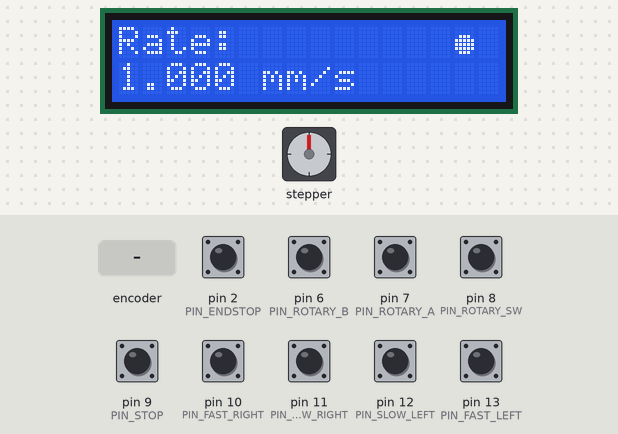
Bench run of a sketch on a simulated Arduino Uno, built with avr-gcc and run on an emulated ATmega328P. Shown: stepper motor, 16×2 character LCD. Wiring (inferred from the names in the program): stepper motor driver (200 steps per turn assumed): step pin 3; direction pin 4; enable pin 5. Inputs (shaded band) come from the test bench; at power-on: pin 2 (PIN_ENDSTOP), pin 6 (PIN_ROTARY_B), pin 7 (PIN_ROTARY_A), pin 8 (PIN_ROTARY_SW), pin 9 (PIN_STOP), pin 10 (PIN_FAST_RIGHT), pin 11 (PIN_SLOW_RIGHT), pin 12 (PIN_SLOW_LEFT), pin 13 (PIN_FAST_LEFT) HIGH. What the sketch prints to the serial monitor is not drawn.

Above: at 1.2 s.
1.3 s: pin 10 (PIN_FAST_RIGHT) pulled LOW for 0.15 s
At 2.3 s:
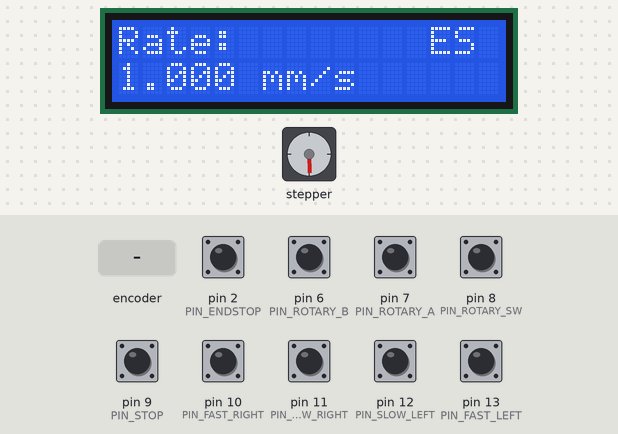
2.9 s: pin 11 (PIN_SLOW_RIGHT) pulled LOW for 0.15 s
At 2.95 s:
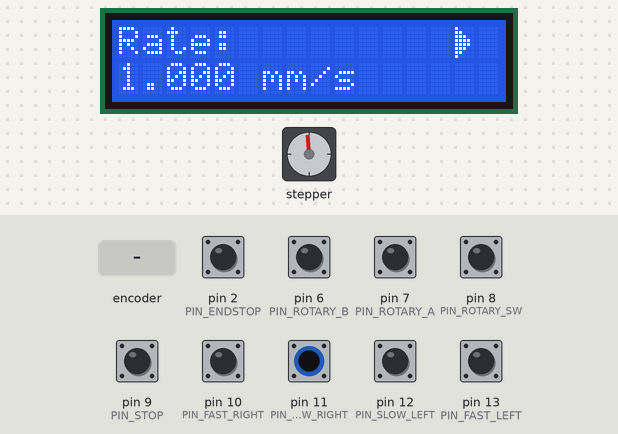
4.5 s: pin 12 (PIN_SLOW_LEFT) pulled LOW for 0.15 s
At 4.55 s:
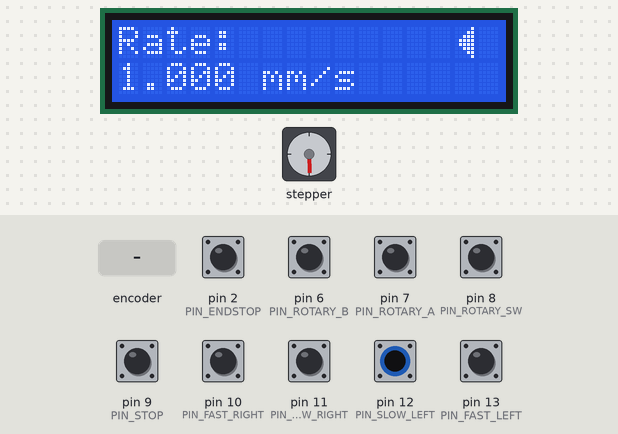
6.1 s: pin 13 (PIN_FAST_LEFT) pulled LOW for 0.15 s
At 6.15 s:
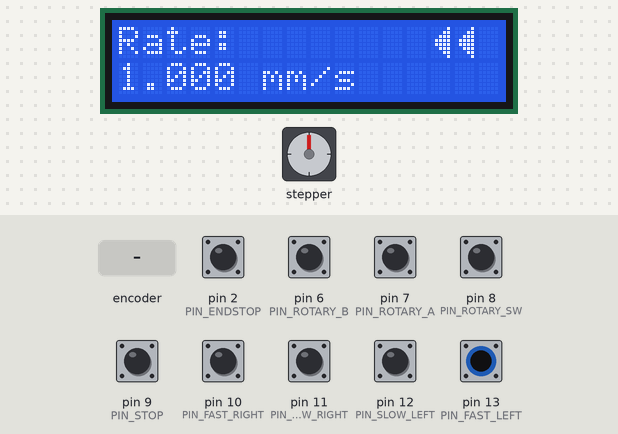
7.7 s: rotary encoder on pin 7 (PIN_ROTARY_A) / pin 6 (PIN_ROTARY_B) turned 3 steps (first pin leading)
At 8.8 s:
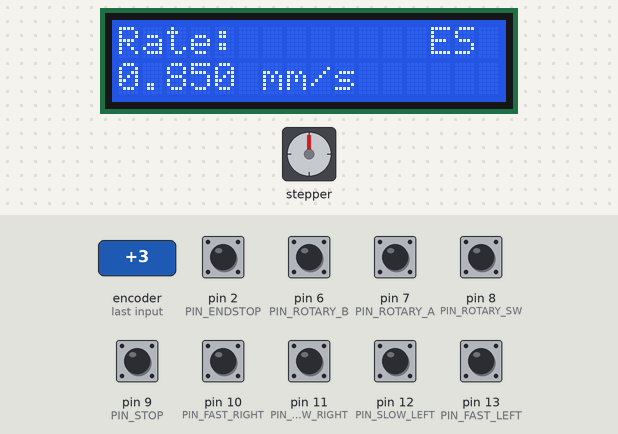
9.8 s: pin 12 (PIN_SLOW_LEFT) pulled LOW for 1 s
At 11.2 s:
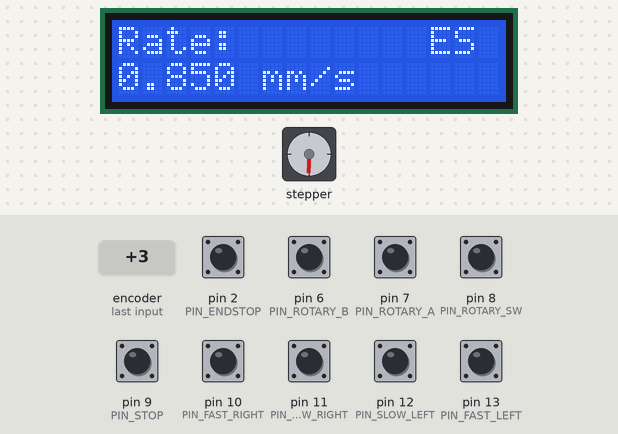
Timing chart, 0 to 12.8 s (numbered marks = the images above; inputs shaded):
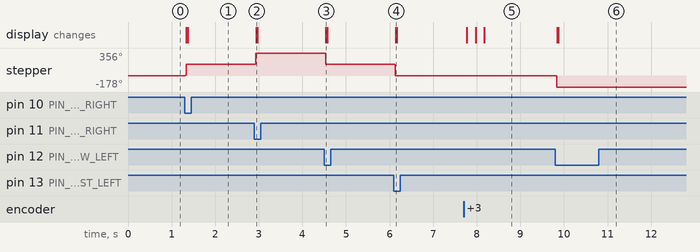

Measured:
- after the input at 1.3 s, stepper: goes 3° 0.02 s, then 178°, starting at once; the display: first changes at once (image 1 shows a later state)
- after the input at 2.9 s, stepper: goes 180° 0.02 s, then 356°, starting at once; the display: changes at once (image 2)
- after the input at 4.5 s, stepper: goes 354° 0.02 s, then 178°, starting at once; the display: changes at once (image 3)
- after the input at 6.1 s, stepper: goes 174° 0.02 s, then 0°, starting at once; the display: changes at once (image 4)
- after the input at 7.7 s, the display: first changes after 0.07 s (image 5 shows a later state)
- after the input at 9.8 s, stepper: goes -1° 0.02 s, then -178°, starting at once; the display: first changes at once (image 6 shows a later state)

The sketch:

power-feed.ino
```cpp
#include "defs.h"
#include "modes.h"
#include "debug.h"
#include "timer.h"
#include "controls.h"
#if LCD
    #if LCD_TYPE_PCF8574
        #include <LiquidCrystal_PCF8574.h>
    #endif  // LCD_TYPE_PCF8574
    #if LCD_TYPE_I2C
        #include <LiquidCrystal_I2C.h>
    #endif // LCD_TYPE_I2C
#endif // LCD

/*
    power-feed - An Arduino-based single-axis milling machine power feed controller.
    Ported from Chris Mower's original millcode project (https://github.com/kintekobo/millcode).

    (C) Damien Walsh <me@damow.net>
*/


// Initialise LCD
#if LCD
    #if LCD_TYPE_PCF8574
    LiquidCrystal_PCF8574 lcd(0x27);
    #endif  // LCD_TYPE_PCF8574
    #if LCD_TYPE_I2C
    LiquidCrystal_I2C lcd(LCD_I2C_ADDRESS, 16, 2);
    #endif // LCD_TYPE_I2C
#endif // LCD

// Define the appearance of the custom char§ers
uint8_t char_arrow_right[8] = { 0x10, 0x18, 0x1C, 0x1E, 0x1E, 0x1C, 0x18, 0x10 };
uint8_t char_arrow_left[8] = { 0x01, 0x03, 0x07, 0x0F, 0x0F, 0x07, 0x03, 0x01 };
uint8_t char_stop[8] = { 0x00, 0x00, 0x0E, 0x1F, 0x1F, 0x1F, 0x0E, 0x00 };

// The desired precision feedrate (um/sec)
// The "rapid" feedrate is fixed and defined in defs.h
unsigned long desired_feedrate_precision_um_sec = FEEDRATE_PRECISION_DEFAULT_UM_SEC;

// The desired direction (default NONE)
direction_t desired_direction = DIRECTION_NONE;

// The desired mode (default STOP)
mode_t desired_mode = MODE_STOP;

// The reason why the timer has been automatically stopped
extern timer_stop_reason_t timer_stop_reason;

// Has the hardware been configured according to the desired_* parameters above?
bool hardware_configured = false;

/**
 * Set up the system.
 */
void setup()
{
    // Intialise serial debugging
    Serial.begin(115200);
    INFO("Power feed system startup")

    // Initialise timers
    timer_init();

    // Initialise ports & pins
    pinMode(PIN_ENABLE, OUTPUT);
    pinMode(PIN_DIRECTION, OUTPUT);
    pinMode(PIN_STEP, OUTPUT);
    pinMode(PIN_ENDSTOP, INPUT_PULLUP);
    pinMode(PIN_FAST_LEFT, INPUT_PULLUP);
    pinMode(PIN_FAST_RIGHT, INPUT_PULLUP);
    pinMode(PIN_SLOW_LEFT, INPUT_PULLUP);
    pinMode(PIN_SLOW_RIGHT, INPUT_PULLUP);
    pinMode(PIN_STOP, INPUT_PULLUP);
    pinMode(PIN_ROTARY_A, INPUT_PULLUP);
    pinMode(PIN_ROTARY_B, INPUT_PULLUP);
    pinMode(PIN_ROTARY_SW, INPUT_PULLUP);

    // Intialise the LCD
    #if LCD
        #if LCD_TYPE_PCF8574
        lcd.begin(16, 2);
        lcd.setBacklight(0xff);
        #endif  // LCD_TYPE_PCF8574
        #if LCD_TYPE_I2C
        lcd.begin();
	    lcd.backlight();
        #endif // LCD_TYPE_I2C
    #endif // LCD

    // Register some custom characters with the LCD for later use
    lcd.createChar(LCD_CHAR_ARROW_LEFT, char_arrow_left);
    lcd.createChar(LCD_CHAR_ARROW_RIGHT, char_arrow_right);
    lcd.createChar(LCD_CHAR_STOP, char_stop);

    // Attach interrupts for controls
    attach_control_interrupts();
}

/**
 * Check the number of turns made on the rotary encoder.
 */
void check_rotary_turns()
{
    // Was the rotary changed?
    int rotary_turns = get_rotary_turns();
    if (rotary_turns != 0) {

        long adjustment = FEEDRATE_ADJUST_STEP_UM_SEC * rotary_turns;

        // Ensure we don't go below 0 feedrate or above the rapid feedrate
        if ((long)desired_feedrate_precision_um_sec + adjustment <= FEEDRATE_ADJUST_STEP_UM_SEC) {
            desired_feedrate_precision_um_sec = FEEDRATE_ADJUST_STEP_UM_SEC;
        } else if ((long)desired_feedrate_precision_um_sec + adjustment >= FEEDRATE_RAPID_UM_SEC) {
            desired_feedrate_precision_um_sec = FEEDRATE_RAPID_UM_SEC;
        } else {
            desired_feedrate_precision_um_sec = desired_feedrate_precision_um_sec + adjustment;
        }

        hardware_configured = false;
    }
}

/**
 * Check the buttons and update desired mode and desired direction as appropriate.
 */
void check_buttons()
{
    // Were any buttons pushed?
    button_states_t button_states = get_button_states();

    // Rotary button pushed?
    if (button_states & (1 << BUTTON_ROTARY)) {
        // Reset the precision feedrate
        desired_feedrate_precision_um_sec = FEEDRATE_PRECISION_DEFAULT_UM_SEC;
        hardware_configured = false;
    }

    // Fast-left button pushed?
    if (button_states & (1 << BUTTON_FAST_LEFT)) {
        desired_mode = MODE_RAPID;
        desired_direction = DIRECTION_CW;
        hardware_configured = false;
    }

    // Slow-left button pushed?
    if (button_states & (1 << BUTTON_SLOW_LEFT)) {
        desired_mode = MODE_PRECISION;
        desired_direction = DIRECTION_CW;
        hardware_configured = false;
    }

    // Stop button pushed?
    if (button_states & (1 << BUTTON_STOP)) {
        desired_mode = MODE_STOP;
        hardware_configured = false;
    }

    // Slow-right button pushed?
    if (button_states & (1 << BUTTON_SLOW_RIGHT)) {
        desired_mode = MODE_PRECISION;
        desired_direction = DIRECTION_CCW;
        hardware_configured = false;
    }

    // Fast-right button pushed?
    if (button_states & (1 << BUTTON_FAST_RIGHT)) {
        desired_mode = MODE_RAPID;
        desired_direction = DIRECTION_CCW;
        hardware_configured = false;
    }
}

/**
 * Update the LCD display.
 */
void update_lcd()
{
    // Update the display to reflect the current state
    DEBUG("updating display contents")
    lcd.clear();

    // Write the top line
    lcd.setCursor(0,0);
    lcd.print("Rate: ");

    // Write symbols describing the current state
    lcd.setCursor(13, 0);
    switch (desired_mode) {

        case MODE_ENDSTOP:
            lcd.write('E');
            lcd.write('S');
            break;

        case MODE_STOP:
            lcd.write(' ');
            lcd.write(LCD_CHAR_STOP);
            break;

        case MODE_RAPID:
            lcd.write(desired_direction == DIRECTION_CW ? LCD_CHAR_ARROW_LEFT : LCD_CHAR_ARROW_RIGHT);
            lcd.write(desired_direction == DIRECTION_CW ? LCD_CHAR_ARROW_LEFT : LCD_CHAR_ARROW_RIGHT);
            break;

        case MODE_PRECISION:
            lcd.write(' ');
            lcd.write(desired_direction == DIRECTION_CW ? LCD_CHAR_ARROW_LEFT : LCD_CHAR_ARROW_RIGHT);
            break;
    }

    lcd.setCursor(0, 1);
    String feedrate_text = String((float)((float)desired_feedrate_precision_um_sec / (float)1000), 3) + " mm/s";
    lcd.print(feedrate_text);
}

/**
 * Check if the timer has been automatically stopped (I.e. without our command)
 */
void supervise_timer()
{
    // Check to see if the timer was automatically stopped due to the endstop being reached
    if (timer_stop_reason == REASON_ENDSTOP) {

        // Reset the timer stop reason
        INFO("timer was stopped automatically due to reaching endstop.")
        timer_stop_reason = REASON_NONE;

        // Change our mode to ENDSTOP
        desired_mode = MODE_ENDSTOP;
        hardware_configured = false;

        return;
    }

    // Check to see if the timer was automatically stopped due to the stop button being pushed
    if (timer_stop_reason == REASON_EMSTOP_PRESSED) {

        // Reset the timer stop reason
        INFO("timer was stopped automatically due to emstop being observed in interrupt.")
        timer_stop_reason = REASON_NONE;

        // Change our mode to STOP
        desired_mode = MODE_STOP;
        hardware_configured = false;

        return;
    }
}

/**
 * Our main loop inspecs the deisred state (desired_ variables) and configures the timer/output pins if required.
 * All operational halt (stop button, endstop) actions are detected in the timer interrupt itself for safety.
 */
void loop()
{
    // Supervise the timer to ensure it hasn't been externally stopped
    supervise_timer();

    // Check the rotary encoder turns
    check_rotary_turns();

    // Check button presses
    check_buttons();

    // Does the hardware need to be configured?
    if (!hardware_configured) {

        switch (desired_mode) {

            case MODE_RAPID:

                // Set direction and enable
                digitalWrite(PIN_DIRECTION, desired_direction == DIRECTION_CW ? LOW : HIGH);
                digitalWrite(PIN_ENABLE, LOW);

                // Move at the rapid feedrate
                reconfigure_timer_for_feedrate(FEEDRATE_RAPID_UM_SEC);

                break;

            case MODE_PRECISION:

                // Set direction and enable
                digitalWrite(PIN_DIRECTION, desired_direction == DIRECTION_CW ? LOW : HIGH);
                digitalWrite(PIN_ENABLE, LOW);

                // Move at the precision feedrate
                reconfigure_timer_for_feedrate(desired_feedrate_precision_um_sec);

                break;

            default:

                // Set the direction and enable pins to their HIGH state
                digitalWrite(PIN_DIRECTION, HIGH);
                digitalWrite(PIN_ENABLE, HIGH);

                // Stop
                timer_stop();

                break;
        }

        // Update our LCD
        #if LCD
        update_lcd();
        #endif /* LCD */

        // We're set up
        DEBUG("peripherals updated")
        hardware_configured = true;
    }

    #if SERIAL_COMMANDS
    handle_serial_commands();
    #endif /* SERIAL_COMMANDS */
}

/**
 * Service any commands issued on the serial port.
 */
void handle_serial_commands()
{
    // Service commands on the serial port
    if (Serial.available() > 0) {

        String commandString = Serial.readStringUntil('\r');

        // Check for valid commands
        if (commandString.startsWith("stop")) {

            // Stop.
            desired_mode = MODE_STOP;
            hardware_configured = false;

        } else if (commandString.startsWith("fl")) {

            // Change to Rapid Left movement
            desired_mode = MODE_RAPID;
            desired_direction = DIRECTION_CW;
            hardware_configured = false;

        } else if (commandString.startsWith("fr")) {

            // Change to Rapid Right movement
            desired_mode = MODE_RAPID;
            desired_direction = DIRECTION_CCW;
            hardware_configured = false;

        } else if (commandString.startsWith("sl")) {

            // Change to Slow Left movement
            desired_mode = MODE_PRECISION;
            desired_direction = DIRECTION_CW;
            hardware_configured = false;

        } else if (commandString.startsWith("sr")) {

            // Change to Slow Right movement
            desired_mode = MODE_PRECISION;
            desired_direction = DIRECTION_CCW;
            hardware_configured = false;

        } else if (commandString.startsWith("?")) {

            INFO("Possible commands: fl, sl, stop, sr, fr, 1000 (Eg. for 1000um/sec precision feedrate)")
            return;

        } else {

            // Change the "precision" feedrate
            desired_feedrate_precision_um_sec = commandString.toInt();
            hardware_configured = false;
            INFO_VAL("Set new desired precision feedrate", desired_feedrate_precision_um_sec)
        }
    }
}
```

controls.cpp
```cpp
#include "Arduino.h"
#include "controls.h"
#include "defs.h"
#include "debug.h"

// Keep track of the number of rotary turns since last check.
static volatile int rotary_turns = 0;

// Keep track of button pushes
static volatile button_states_t button_states = 0;

/**
 * ISR for buttons being pressed.
 */
ISR(PCINT0_vect)
{
    // Primitive debouncing
    delayMicroseconds(1000);

    // Capture the state of all buttons
    button_states |= (digitalRead(PIN_FAST_LEFT) == LOW) << BUTTON_FAST_LEFT;
    button_states |= (digitalRead(PIN_SLOW_LEFT) == LOW) << BUTTON_SLOW_LEFT;
    button_states |= (digitalRead(PIN_SLOW_RIGHT) == LOW) << BUTTON_SLOW_RIGHT;
    button_states |= (digitalRead(PIN_FAST_RIGHT) == LOW) << BUTTON_FAST_RIGHT;
    button_states |= (digitalRead(PIN_ROTARY_SW) == LOW) << BUTTON_ROTARY;
    button_states |= (digitalRead(PIN_STOP) == LOW) << BUTTON_STOP;
}

/**
 * ISR for the rotary encoder being turned.
 */
ISR(PCINT2_vect)
{
    if (digitalRead(PIN_ROTARY_B) == LOW) {
        // Increment or decrement rotary_turns based on which direction the rotary was turned
        rotary_turns += (digitalRead(PIN_ROTARY_A) == HIGH ? 1 : -1) * ENCODER_DIRECTION;
    }
}

/**
 * Initialise control interrupts.
 */
void attach_control_interrupts()
{
    DEBUG("attaching ISRs for controls")

    // Pin Change Interrupts enabled for PCIE0 and PCIE2
    PCICR |= bit(PCIE0) | bit(PCIE2);

    // 5 buttons + rotary on PCIE0
    PCMSK0 |= 0b00111111;

    // Just the single rotary quadrature on PCIE2
    PCMSK2 |= 0b10000000;
}

/**
 * This subroutine returns the state of the control buttons.
 */
button_states_t get_button_states()
{
    button_states_t button_states_atomic;

    cli();
    button_states_atomic = button_states;
    button_states = 0;
    sei();

    return button_states_atomic;
}

/**
 * Get & reset the number of rotary turns since the last check.
 *
 * We could be preempted during this function, so interrupts are disabled for the critical section
 * of reading and writing (resetting) the number of turns.
 */
int get_rotary_turns()
{
    int rotary_turns_atomic;

    cli();
    rotary_turns_atomic = rotary_turns;
    rotary_turns = 0;
    sei();

    return rotary_turns_atomic;
}
```

controls.h
```cpp
#ifndef __CONTROLS_H__
#define __CONTROLS_H__

#include "Arduino.h"

#define BUTTON_FAST_LEFT 1
#define BUTTON_SLOW_LEFT 2
#define BUTTON_SLOW_RIGHT 3
#define BUTTON_FAST_RIGHT 4
#define BUTTON_STOP 5
#define BUTTON_ROTARY 6

/**
 * A type to store the state of the buttons.
 */
typedef uint8_t button_states_t;

void attach_control_interrupts();
int get_rotary_turns();
button_states_t get_button_states();

#endif
```

debug.h
```cpp
/*
Defines macros and the DEBUGGING flag for controlling whether detailed
debug information is generated.
*/

#ifndef __DEBUG_H__
#define __DEBUG_H__

// Genarete detailed debug information?
#define DEBUGGING 1

// Macro definitions
#if DEBUGGING
#define DEBUG(message) LOG("DBG", message)
#define DEBUG_VAL(message, value) LOG_VAL("DBG", message, value)
#else
#define DEBUG(message) ;
#define DEBUG_VAL(message, value) ;
#endif

#define INFO(message) LOG("INF", message)
#define INFO_VAL(message, value) LOG_VAL("INF", message, value)
#define ERROR(message) LOG("ERR", message)
#define ERROR_VAL(message, value) LOG_VAL("ERR", message, value)
#define LOG(type, message) Serial.print("["); Serial.print(type); Serial.print("] "); Serial.println(message);
#define LOG_VAL(type, message, value) Serial.print("["); Serial.print(type); Serial.print("] "); Serial.print(message); Serial.print(": "); Serial.println(value);

#endif
```

defs.h
```cpp
/*
Definitions for Arduino peripheral pins, milling table geometry and stepping rate parameters.

The Arduino pins and table geometry measurements are consistent with the pins used in
the original project by Chris Mower (https://github.com/kintekobo/millcode).
*/

#ifndef __DEFS_H__
#define __DEFS_H__

// Enable serial control
#define SERIAL_COMMANDS 1

// Enable the LCD display
#define LCD 1

// The type of LCD display that is being used
// Only enable one of these options
#define LCD_TYPE_PCF8574 0
#define LCD_TYPE_I2C 1

// The I2C address for the LCD
#define LCD_I2C_ADDRESS 0x3F

// Output pins
#define PIN_STEP            3
#define PIN_DIRECTION       4
#define PIN_ENABLE          5

// Input pins
#define PIN_FAST_LEFT       13
#define PIN_SLOW_LEFT       12
#define PIN_SLOW_RIGHT      11
#define PIN_FAST_RIGHT      10
#define PIN_STOP            9
#define PIN_ROTARY_SW       8
#define PIN_ROTARY_A        7
#define PIN_ROTARY_B        6
#define PIN_ENDSTOP         2

// The number of um travelled with one leadscrew rotation
#define UM_PER_ROTATION 2000L

// The width of a single step pulse in microseconds
#define STEP_PULSE_WIDTH_US 4L

// The total number of steps for one rotation of the motor
#define STEPS_PER_ROTATION 12800L

// The number of steps to move the table by 1um
#define STEPS_PER_MM (STEPS_PER_ROTATION / (UM_PER_ROTATION / 1000))

// The default rate of the "precision move" in micrometers/second
#define FEEDRATE_PRECISION_DEFAULT_UM_SEC 1000

// The rate of the "rapid move" in micrometers/second
#define FEEDRATE_RAPID_UM_SEC 7000

// The rate change adjusted by each detent of the rotary encoder
#define FEEDRATE_ADJUST_STEP_UM_SEC 50

// The direction multiplier for the rotary encoder
// Change to -1 if you can't swap the quadrature lines around easily to invert the direction
#define ENCODER_DIRECTION -1

// How many ticks we must see the endstop for before stopping
#define ENDSTOP_EXPOSURE_TICKS 100

// Allow backing away from the endstop in the other direction
// May sometimes be unsafe. Moving away from endstops manually is the alternative.
#define ALLOW_BACK_AWAY_FROM_ENDSTOP 1

// Custom character indexes for use on the LCD
#define LCD_CHAR_ARROW_RIGHT 0
#define LCD_CHAR_ARROW_LEFT 1
#define LCD_CHAR_STOP 2

#endif
```

modes.h
```cpp
#ifndef __MODES_H__
#define __MODES_H__

/**
 * Define the possible movement directions.
 */
typedef enum {
    DIRECTION_CW,
    DIRECTION_CCW,
    DIRECTION_NONE
} direction_t;

/**
 * Define the possible movement modes.
 */
typedef enum {
    MODE_PRECISION,
    MODE_RAPID,
    MODE_STOP,
    MODE_ENDSTOP
} mode_t;

#endif
```

timer.h
```cpp
#ifndef __TIMER_H__
#define __TIMER_H__

#include "Arduino.h"

// The number of T2 prescaler configurations defined in timer.c
#define T2_PRESCALER_NUM 5

/**
 * A configuration of T2's prescaler.
 */
typedef struct
{
    // The TC2 Control Register B state for this configuration
    byte tccr2b;

    // The clock denominator
    unsigned int denominator;

    // The step resolution in microseconds for this prescaler
    unsigned long increment;

} t2_prescaler_config_t;

/**
 * Reasons why the timer may halt automatically.
 */
typedef enum
{
    REASON_NONE,                // Not stopped
    REASON_ENDSTOP,             // Endstop reached
    REASON_EMSTOP_PRESSED       // Emergency stop pressed
} timer_stop_reason_t;

// Methods
void timer_init();
void timer_stop();
bool reconfigure_timer_for_feedrate(unsigned long rate_us_sec);

#endif
```

Source omitted: timer.cpp (5689 bytes)
